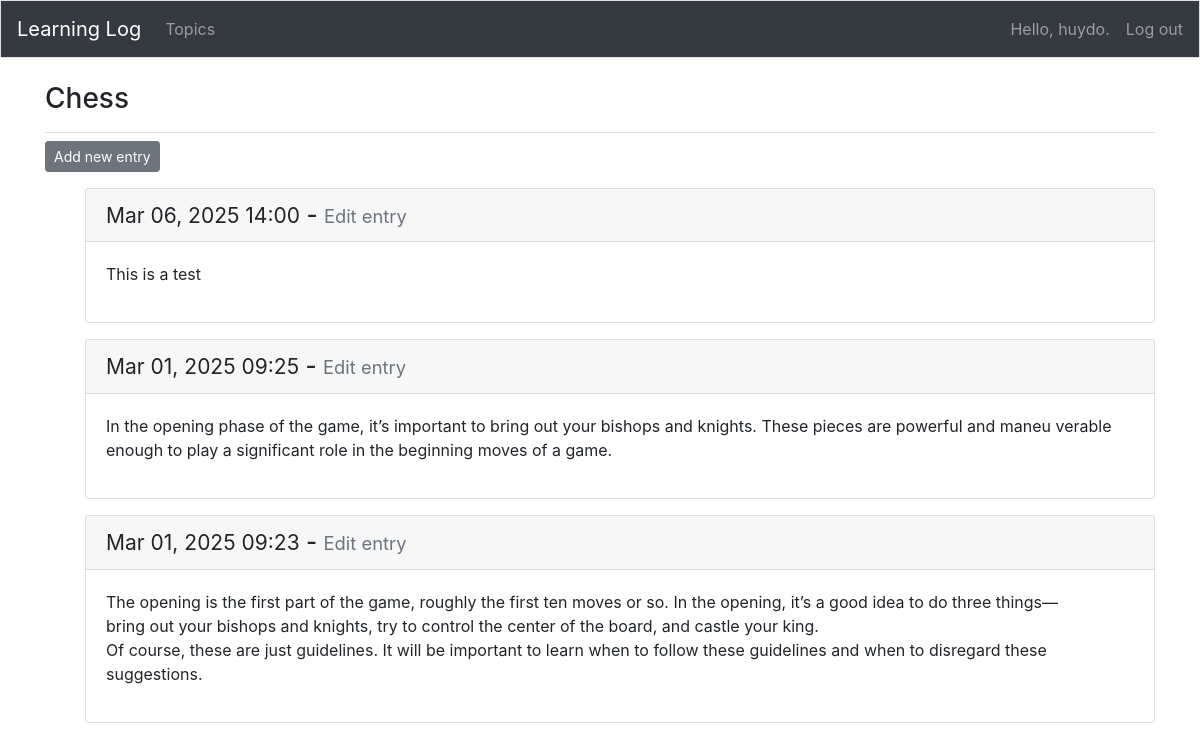
The page /topics/1/ (signed in) on the database its author committed.
### learning_logs/models.py (models this page shows, shortened)
class Topic(models.Model):
    text = models.CharField(max_length=200)
    date_added = models.DateTimeField(auto_now_add=True)
    owner = models.ForeignKey(User, on_delete=models.CASCADE)
    def __str__(self):
        """This is just like toString() in Java"""
        return self.text

class Entry(models.Model):
    topic = models.ForeignKey(Topic, on_delete=models.CASCADE)
    text = models.TextField()
    date_added = models.DateTimeField(auto_now_add=True)
    class Meta:
        verbose_name_plural = 'entries'

### learning_logs/views.py (the view)
# urls.py: path('topics/<int:topic_id>/', views.topic, name='topic'),
@login_required
def topic(request, topic_id):
    topic = Topic.objects.get(id=topic_id)
    if topic.owner != request.user:
        raise Http404
    entries = topic.entry_set.order_by('-date_added')
    context = {'topic' : topic, 'entries' : entries} # Pass data to template
    return render(request, 'learning_logs/topic.html', context)

### learning_logs/templates/learning_logs/topic.html
{% extends "learning_logs/base.html" %}
{% block page_header %}
    <h3>{{ topic }}</h3>
{% endblock page_header %}
{% block content %}
    <p>
        <a class="btn btn-sm btn-secondary" href="{% url 'learning_logs:new_entry' topic.id %}" role="button">Add new entry</a>
    </p>
    <ul>
        {% for entry in entries %}
            <div class="card mb-3">
                <h4 class="card-header">
                    <small>{{ entry.date_added|date:'M d, Y H:i' }}</small> -
                    <small><a href="{% url 'learning_logs:edit_entry' entry.id %}" class="text-muted small">Edit entry</a></small>
                </h4>
                <div class="card-body">
                    {{ entry.text|linebreaks }}
                </div>
            </div>
        {% empty %}
            <li>There are no entries for this topic yet.</li>
        {% endfor %}
    </ul>
{% endblock content %}

### learning_logs/templates/learning_logs/base.html (shortened to what this page needs)
{% load bootstrap4 %}
<!DOCTYPE html>
<html lang="en">
<head>
    {% bootstrap_css %}
</head>
<body>
<nav class="navbar navbar-expand-md navbar-dark bg-dark mb-4 border">
    <a class="navbar-brand" href="{% url 'learning_logs:index' %}">Learning Log</a>
    <div class="collapse navbar-collapse" id="navbarCollapse">
        <ul class="navbar-nav mr-auto">
            <li class="nav-item">
                <a class="nav-link" href="{% url 'learning_logs:topics' %}">Topics</a>
            </li>
        </ul>
        <ul class="navbar-nav ml-auto">
            {% if user.is_authenticated %}
                <li class="nav-item">
                    <span class="navbar-text mr-3">Hello, {{ user.username }}.</span>
                </li>
                <li class="nav-item">
                    <form method="post" action="{% url 'users:logout' %}">
                        <button type="submit" class="nav-link "
                                style="padding: 0; border: none; background: none; margin-top: 8px">
                            Log out
                        </button>
                    </form>
                </li>
            {% endif %}
        </ul>
    </div>
</nav>
<main role="main" class="container">
    <div class="pb-2 mb-2 border-bottom">
        {% block page_header %}{% endblock page_header %}
    </div>
    <div>
        {% block content %}{% endblock content %}
    </div>
</main>
</body>
</html>

### rows shown on the page
Topic: text "Chess"
Entry: date_added "Mar 06, 2025 14:00", text "This is a test"
Entry: date_added "Mar 01, 2025 09:25", text "In the opening phase of the game, it’s important to bring out your bishops and knights. These pieces are powerful and maneu verable enough to play a significant role in the beginning moves of a game."
Entry: date_added "Mar 01, 2025 09:23", text "The opening is the first part of the game, roughly the first ten moves or so. In the opening, it’s a good idea to do three things— bring out your bishops and knights, try to control the center of the board, and castle your king. Of course, these are just guidelines. It will be important to learn when to follow these guidelines and when to disregard these suggestions."

### other values the page prints
{{ user.username }} "huydo"
